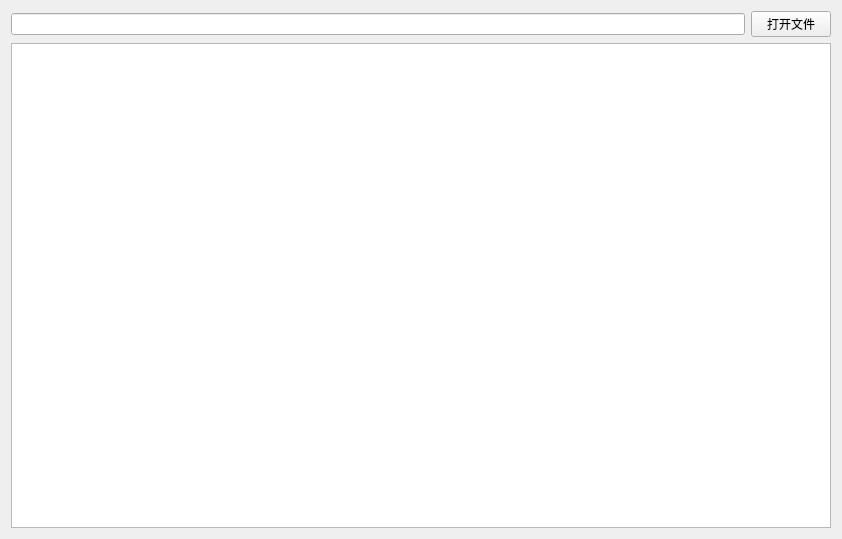
<?xml version="1.0" encoding="UTF-8"?>
<ui version="4.0">
 <class>Widget</class>
 <widget class="QWidget" name="Widget">
  <property name="geometry">
   <rect>
    <x>0</x>
    <y>0</y>
    <width>842</width>
    <height>539</height>
   </rect>
  </property>
  <property name="windowTitle">
   <string>Widget</string>
  </property>
  <layout class="QGridLayout" name="gridLayout">
   <item row="0" column="0">
    <widget class="QLineEdit" name="lineEdit"/>
   </item>
   <item row="0" column="1">
    <widget class="QPushButton" name="pushButton">
     <property name="text">
      <string>打开文件</string>
     </property>
    </widget>
   </item>
   <item row="1" column="0" colspan="2">
    <widget class="QTextEdit" name="textEdit"/>
   </item>
  </layout>
 </widget>
 <layoutdefault spacing="6" margin="11"/>
 <resources/>
 <connections/>
</ui>
